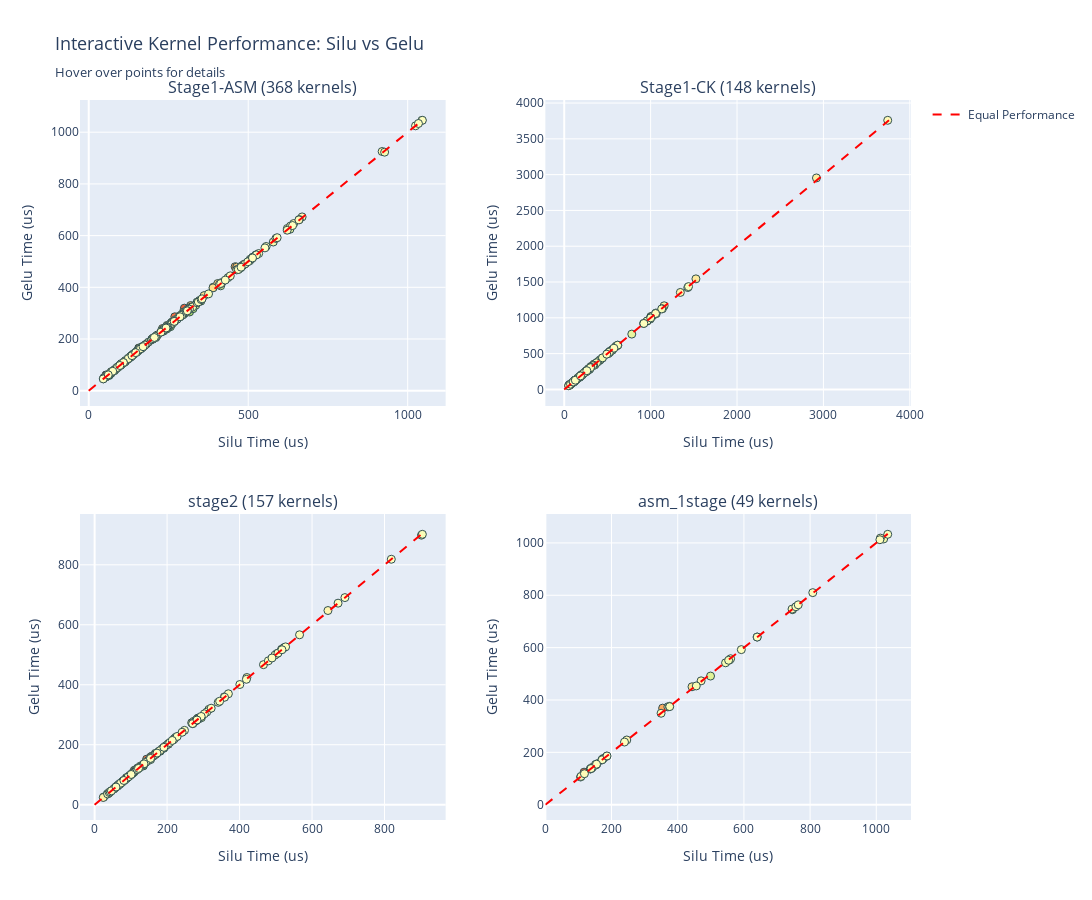

The notebook cell saved with this chart:
### Code cell
# Activation Comparison Table for Jupyter Notebook
# Copy these cells into moe_kernel_analysis.ipynb

# ============================================================================
# Cell 1: Load Data
# ============================================================================

# Load activation comparison results
act_df = pd.read_csv('../results_activation_comparison.csv')

# Filter valid results
valid_df = act_df[act_df['error'] != 'failed'].copy()
valid_df['error_pct'] = valid_df['error'].str.rstrip('%').astype(float)
valid_df = valid_df[valid_df['error_pct'] < 50.0]

print(f"Loaded {len(valid_df)} valid kernel results")
print(f"  Silu: {len(valid_df[valid_df['act_type'] == 'ActivationType.Silu'])}")
print(f"  Gelu: {len(valid_df[valid_df['act_type'] == 'ActivationType.Gelu'])}")

# ============================================================================
# Cell 2: Create Comparison Table
# ============================================================================

print("\nCreating Silu vs Gelu comparison table...")

# Normalize kernel names (remove activation)
def normalize_kernel_name(kernel_name):
    base = kernel_name
    if '_silu_' in base.lower():
        base = base.replace('_silu_', '_ACT_').replace('_Silu_', '_ACT_')
    elif '_gelu_' in base.lower():
        base = base.replace('_gelu_', '_ACT_').replace('_Gelu_', '_ACT_')
    return base

valid_df['kernel_base_name'] = valid_df['kernel_name'].apply(normalize_kernel_name)


# Define matching columns
match_cols = [
    'token', 'model_dim', 'inter_dim', 'expert', 'topk',
    'dtype', 'q_dtype_a', 'q_dtype_w', 'q_type',
    'use_g1u1', 'doweight_stage1',
    'stage', 'block_m', 'kernel_type', 'tile_m', 'tile_n',
    'kernel_base_name'
]

# Separate Silu and Gelu
silu_df = valid_df[valid_df['act_type'] == 'ActivationType.Silu'].copy()
gelu_df = valid_df[valid_df['act_type'] == 'ActivationType.Gelu'].copy()

# Merge on matching columns
comparison = silu_df.merge(
    gelu_df,
    on=match_cols,
    how='inner',
    suffixes=('_silu', '_gelu')
)

# Calculate differences
comparison['time_diff_us'] = comparison['time_us_gelu'] - comparison['time_us_silu']
comparison['time_diff_pct'] = (comparison['time_diff_us'] / comparison['time_us_silu']) * 100
comparison['faster'] = comparison.apply(
    lambda row: 'Silu' if row['time_us_silu'] < row['time_us_gelu'] else 'Gelu',
    axis=1
)

# Select display columns
display_cols = [
    'config_idx_silu', 'token', 'model_dim', 'expert', 'topk', 
    'stage', 'kernel_type', 'block_m',  # Added kernel_type and block_m
    'kernel_name_silu', 'kernel_name_gelu',
    'time_us_silu', 'time_us_gelu', 
    'time_diff_pct', 'faster',
    'error_silu', 'error_gelu'
]

result = comparison[display_cols].copy()
result = result.rename(columns={'config_idx_silu': 'config_idx'})

# Sort by absolute difference
result = result.sort_values('time_diff_pct', key=abs, ascending=False)

print(f"Matched kernel pairs: {len(result)}")
print(f"Silu faster: {(result['faster'] == 'Silu').sum()} ({(result['faster'] == 'Silu').sum()/len(result)*100:.1f}%)")
print(f"Gelu faster: {(result['faster'] == 'Gelu').sum()} ({(result['faster'] == 'Gelu').sum()/len(result)*100:.1f}%)")
print(f"Average difference: {result['time_diff_pct'].abs().mean():.2f}%")

# ============================================================================
# Cell 3: Display Table
# ============================================================================

print("\nComparison Table (sorted by largest performance difference):")
print("="*80)
display(result.head(20))

print("\n**Table Columns:**")
print("- time_us_silu: Kernel execution time with Silu activation")
print("- time_us_gelu: Kernel execution time with Gelu activation")
print("- time_diff_pct: Percentage difference (Gelu relative to Silu)")
print("  - Negative = Silu faster")
print("  - Positive = Gelu faster")
print("- faster: Which activation is faster for this kernel")

# ============================================================================
# Cell 4: Summary Statistics
# ============================================================================

print("\nSummary Statistics:")
print("="*80)

print(f"\nOverall:")
print(f"  Matched pairs: {len(result)}")
print(f"  Average |difference|: {result['time_diff_pct'].abs().mean():.2f}%")
print(f"  Median |difference|: {result['time_diff_pct'].abs().median():.2f}%")
print(f"  Max |difference|: {result['time_diff_pct'].abs().max():.2f}%")

print(f"\nBy Stage:")
for stage in result['stage'].unique():
    stage_data = result[result['stage'] == stage]
    print(f"  {stage}: {len(stage_data)} kernels, avg diff = {stage_data['time_diff_pct'].abs().mean():.2f}%")

if 'kernel_type' in result.columns:
    print(f"\nBy Kernel Type:")
    for ktype in result['kernel_type'].unique():
        ktype_data = result[result['kernel_type'] == ktype]
        silu_wins = (ktype_data['faster'] == 'Silu').sum()
        print(f"  {ktype}: Silu wins {silu_wins}/{len(ktype_data)} ({silu_wins/len(ktype_data)*100:.1f}%)")

# ============================================================================
# Cell 5: Interactive Visualization (2x2 Grid with Plotly)
# ============================================================================

import plotly.graph_objects as go
from plotly.subplots import make_subplots

# Create plot groups (stage1-asm, stage1-ck, stage2, asm_1stage)
plot_groups = []

stage1_data = result[result['stage'] == 'stage1']
for ktype in sorted(stage1_data['kernel_type'].unique()):
    data = stage1_data[stage1_data['kernel_type'] == ktype]
    plot_groups.append((f'Stage1-{ktype.upper()}', data))

for stage in ['stage2', 'asm_1stage']:
    stage_data = result[result['stage'] == stage]
    if len(stage_data) > 0:
        plot_groups.append((stage, stage_data))

# Create 2x2 subplot grid
fig = make_subplots(
    rows=2, cols=2,
    subplot_titles=[f'{label} ({len(data)} kernels)' for label, data in plot_groups],
    horizontal_spacing=0.12,
    vertical_spacing=0.15
)

for idx, (label, data) in enumerate(plot_groups):
    row = (idx // 2) + 1
    col = (idx % 2) + 1
    
    # Create hover text with kernel details
    hover_text = []
    for _, r in data.iterrows():
        block_m_info = f"block_m={r['block_m']}<br>" if 'block_m' in data.columns else ""
        text = (f"<b>Config #{r['config_idx']}</b><br>"
                f"Token={r['token']}, Model={r['model_dim']}, Expert={r['expert']}, TopK={r['topk']}<br>"
                f"{block_m_info}"
                f"<br><b>Silu Kernel:</b><br>{r['kernel_name_silu'][:80]}<br>"
                f"Time: {r['time_us_silu']:.2f} us (err={r['error_silu']})<br>"
                f"<br><b>Gelu Kernel:</b><br>{r['kernel_name_gelu'][:80]}<br>"
                f"Time: {r['time_us_gelu']:.2f} us (err={r['error_gelu']})<br>"
                f"<br><b>Performance:</b> {r['time_diff_pct']:.2f}% ({r['faster']} faster)")
        hover_text.append(text)
    
    # Add scatter trace
    fig.add_trace(
        go.Scatter(
            x=data['time_us_silu'],
            y=data['time_us_gelu'],
            mode='markers',
            marker=dict(
                size=8,
                color=data['time_diff_pct'],
                colorscale='RdYlGn_r',
                cmin=-10,
                cmax=10,
                showscale=False,  # Remove colorbar
                line=dict(width=1, color='DarkSlateGray')
            ),
            hovertext=hover_text,
            hoverinfo='text',
            name=label,
            showlegend=False
        ),
        row=row, col=col
    )
    
    # Add diagonal line (equal performance)
    if len(data) > 0:
        max_val = max(data['time_us_silu'].max(), data['time_us_gelu'].max())
        fig.add_trace(
            go.Scatter(
                x=[0, max_val],
                y=[0, max_val],
                mode='lines',
                line=dict(color='red', dash='dash', width=2),
                name='Equal Performance',
                showlegend=(idx == 0),
                hoverinfo='skip'
            ),
            row=row, col=col
        )
    
    # Update axes
    fig.update_xaxes(title_text='Silu Time (us)', row=row, col=col)
    fig.update_yaxes(title_text='Gelu Time (us)', row=row, col=col)

# Update layout
fig.update_layout(
    height=900,
    width=1400,
    title_text='Interactive Kernel Performance: Silu vs Gelu<br><sub>Hover over points for details</sub>',
    title_font_size=18,
    showlegend=True,
    hovermode='closest'
)

fig.show()

print("\n✅ Interactive Features:")
print("  - Hover over any point to see full kernel details")
print("  - Zoom: Click and drag to select area")
print("  - Pan: Hold shift and drag")
print("  - Reset: Double-click")
print("\n📊 Color Legend:")
print("  - Red (above diagonal) = Gelu is SLOWER")
print("  - Green (below diagonal) = Gelu is FASTER")
print("  - White (on diagonal) = Equal performance")

### Figure 1 — Plotly figure (JSON) as saved in the notebook; plotly's stock layout.template omitted (floating-point values rounded to 4 significant figures; data arrays with more than 128 entries replaced by an {"elided": "..."} marker saying what was removed)
{"data": [{"hoverinfo": "text", "hovertext": {"elided": "368 str values"}, "marker": {"cmax": 10, "cmin": -10, "color": {"elided": "368 float values"}, "colorscale": [[0, "rgb(0,104,55)"], [0.1, "rgb(26,152,80)"], [0.2, "rgb(102,189,99)"], [0.3, "rgb(166,217,106)"], [0.4, "rgb(217,239,139)"], [0.5, "rgb(255,255,191)"], [0.6, "rgb(254,224,139)"], [0.7, "rgb(253,174,97)"], [0.8, "rgb(244,109,67)"], [0.9, "rgb(215,48,39)"], [1, "rgb(165,0,38)"]], "line": {"color": "DarkSlateGray", "width": 1}, "showscale": false, "size": 8}, "mode": "markers", "name": "Stage1-ASM", "showlegend": false, "type": "scatter", "x": {"elided": "368 float values"}, "xaxis": "x", "y": {"elided": "368 float values"}, "yaxis": "y"}, {"hoverinfo": "skip", "line": {"color": "red", "dash": "dash", "width": 2}, "mode": "lines", "name": "Equal Performance", "showlegend": true, "type": "scatter", "x": [0, 1046.0], "xaxis": "x", "y": [0, 1046.0], "yaxis": "y"}, {"hoverinfo": "text", "hovertext": {"elided": "148 str values"}, "marker": {"cmax": 10, "cmin": -10, "color": {"elided": "148 float values"}, "colorscale": [[0, "rgb(0,104,55)"], [0.1, "rgb(26,152,80)"], [0.2, "rgb(102,189,99)"], [0.3, "rgb(166,217,106)"], [0.4, "rgb(217,239,139)"], [0.5, "rgb(255,255,191)"], [0.6, "rgb(254,224,139)"], [0.7, "rgb(253,174,97)"], [0.8, "rgb(244,109,67)"], [0.9, "rgb(215,48,39)"], [1, "rgb(165,0,38)"]], "line": {"color": "DarkSlateGray", "width": 1}, "showscale": false, "size": 8}, "mode": "markers", "name": "Stage1-CK", "showlegend": false, "type": "scatter", "x": {"elided": "148 float values"}, "xaxis": "x2", "y": {"elided": "148 float values"}, "yaxis": "y2"}, {"hoverinfo": "skip", "line": {"color": "red", "dash": "dash", "width": 2}, "mode": "lines", "name": "Equal Performance", "showlegend": false, "type": "scatter", "x": [0, 3759.0], "xaxis": "x2", "y": [0, 3759.0], "yaxis": "y2"}, {"hoverinfo": "text", "hovertext": {"elided": "157 str values"}, "marker": {"cmax": 10, "cmin": -10, "color": {"elided": "157 float values"}, "colorscale": [[0, "rgb(0,104,55)"], [0.1, "rgb(26,152,80)"], [0.2, "rgb(102,189,99)"], [0.3, "rgb(166,217,106)"], [0.4, "rgb(217,239,139)"], [0.5, "rgb(255,255,191)"], [0.6, "rgb(254,224,139)"], [0.7, "rgb(253,174,97)"], [0.8, "rgb(244,109,67)"], [0.9, "rgb(215,48,39)"], [1, "rgb(165,0,38)"]], "line": {"color": "DarkSlateGray", "width": 1}, "showscale": false, "size": 8}, "mode": "markers", "name": "stage2", "showlegend": false, "type": "scatter", "x": {"elided": "157 float values"}, "xaxis": "x3", "y": {"elided": "157 float values"}, "yaxis": "y3"}, {"hoverinfo": "skip", "line": {"color": "red", "dash": "dash", "width": 2}, "mode": "lines", "name": "Equal Performance", "showlegend": false, "type": "scatter", "x": [0, 904.4], "xaxis": "x3", "y": [0, 904.4], "yaxis": "y3"}, {"hoverinfo": "text", "hovertext": ["<b>Config #26</b><br>Token=16, Model=5120, Expert=128, TopK=1<br>block_m=32<br><br><b>Silu Kernel:</b><br>_ZN5aiter50fmoe_bf16_pertokenFp8_g1u1_vs_tkw1_silu_1tg_32x256E<br>Time: 117.00 us (err=0.01%)<br><br><b>Gelu Kernel:</b><br>_ZN5aiter50fmoe_bf16_pertokenFp8_g1u1_vs_tkw1_gelu_1tg_32x256E<br>Time: 124.28 us (err=0.08%)<br><br><b>Performance:</b> 6.22% (Silu faster)", "<b>Config #42</b><br>Token=128, Model=7168, Expert=257, TopK=9<br>block_m=32<br><br><b>Silu Kernel:</b><br>_ZN5aiter47fmoe_bf16_blockscaleFp8_g1u1_vs_silu_1tg_32x256E<br>Time: 354.41 us (err=0.00%)<br><br><b>Gelu Kernel:</b><br>_ZN5aiter47fmoe_bf16_blockscaleFp8_g1u1_vs_gelu_1tg_32x256E<br>Time: 368.87 us (err=1.46%)<br><br><b>Performance:</b> 4.08% (Silu faster)", "<b>Config #8</b><br>Token=32, Model=7168, Expert=256, TopK=8<br>block_m=32<br><br><b>Silu Kernel:</b><br>_ZN5aiter53fmoe_bf16_pertokenFp8_g1u1_vs_tkw1_silu_1tg_ps_32x512E<br>Time: 443.17 us (err=0.00%)<br><br><b>Gelu Kernel:</b><br>_ZN5aiter53fmoe_bf16_pertokenFp8_g1u1_vs_tkw1_gelu_1tg_ps_32x512E<br>Time: 450.48 us (err=0.00%)<br><br><b>Performance:</b> 1.65% (Silu faster)", "<b>Config #24</b><br>Token=128, Model=7168, Expert=33, TopK=10<br>block_m=32<br><br><b>Silu Kernel:</b><br>_ZN5aiter45fmoe_bf16_pertokenFp8_g1u1_vs_silu_1tg_32x256E<br>Time: 499.14 us (err=0.02%)<br><br><b>Gelu Kernel:</b><br>_ZN5aiter45fmoe_bf16_pertokenFp8_g1u1_vs_gelu_1tg_32x256E<br>Time: 491.38 us (err=0.04%)<br><br><b>Performance:</b> -1.55% (Gelu faster)", "<b>Config #42</b><br>Token=128, Model=7168, Expert=257, TopK=9<br>block_m=32<br><br><b>Silu Kernel:</b><br>_ZN5aiter50fmoe_bf16_blockscaleFp8_g1u1_vs_silu_1tg_ps_32x256E<br>Time: 370.22 us (err=0.00%)<br><br><b>Gelu Kernel:</b><br>_ZN5aiter50fmoe_bf16_blockscaleFp8_g1u1_vs_gelu_1tg_ps_32x256E<br>Time: 373.57 us (err=1.45%)<br><br><b>Performance:</b> 0.91% (Silu faster)", "<b>Config #26</b><br>Token=16, Model=5120, Expert=128, TopK=1<br>block_m=32<br><br><b>Silu Kernel:</b><br>_ZN5aiter53fmoe_bf16_pertokenFp8_g1u1_vs_tkw1_silu_1tg_ps_32x512E<br>Time: 175.18 us (err=0.00%)<br><br><b>Gelu Kernel:</b><br>_ZN5aiter53fmoe_bf16_pertokenFp8_g1u1_vs_tkw1_gelu_1tg_ps_32x512E<br>Time: 176.73 us (err=0.01%)<br><br><b>Performance:</b> 0.89% (Silu faster)", "<b>Config #22</b><br>Token=1024, Model=7168, Expert=256, TopK=8<br>block_m=32<br><br><b>Silu Kernel:</b><br>_ZN5aiter49fmoe_bf16_blockscaleFp8_g1u1_novs_silu_1tg_32x256E<br>Time: 1022.30 us (err=0.00%)<br><br><b>Gelu Kernel:</b><br>_ZN5aiter49fmoe_bf16_blockscaleFp8_g1u1_novs_gelu_1tg_32x256E<br>Time: 1015.00 us (err=10.33%)<br><br><b>Performance:</b> -0.71% (Gelu faster)", "<b>Config #8</b><br>Token=32, Model=7168, Expert=256, TopK=8<br>block_m=32<br><br><b>Silu Kernel:</b><br>_ZN5aiter53fmoe_bf16_pertokenFp8_g1u1_vs_tkw1_silu_1tg_ps_32x128E<br>Time: 556.45 us (err=0.00%)<br><br><b>Gelu Kernel:</b><br>_ZN5aiter53fmoe_bf16_pertokenFp8_g1u1_vs_tkw1_gelu_1tg_ps_32x128E<br>Time: 552.61 us (err=0.00%)<br><br><b>Performance:</b> -0.69% (Gelu faster)", "<b>Config #26</b><br>Token=16, Model=5120, Expert=128, TopK=1<br>block_m=32<br><br><b>Silu Kernel:</b><br>_ZN5aiter50fmoe_bf16_pertokenFp8_g1u1_vs_tkw1_silu_1tg_32x128E<br>Time: 106.49 us (err=0.02%)<br><br><b>Gelu Kernel:</b><br>_ZN5aiter50fmoe_bf16_pertokenFp8_g1u1_vs_tkw1_gelu_1tg_32x128E<br>Time: 105.79 us (err=0.09%)<br><br><b>Performance:</b> -0.66% (Gelu faster)", "<b>Config #26</b><br>Token=16, Model=5120, Expert=128, TopK=1<br>block_m=32<br><br><b>Silu Kernel:</b><br>_ZN5aiter50fmoe_bf16_pertokenFp8_g1u1_vs_tkw1_silu_1tg_32x512E<br>Time: 172.73 us (err=0.00%)<br><br><b>Gelu Kernel:</b><br>_ZN5aiter50fmoe_bf16_pertokenFp8_g1u1_vs_tkw1_gelu_1tg_32x512E<br>Time: 173.85 us (err=0.01%)<br><br><b>Performance:</b> 0.65% (Silu faster)", "<b>Config #34</b><br>Token=4, Model=7168, Expert=257, TopK=9<br>block_m=32<br><br><b>Silu Kernel:</b><br>_ZN5aiter52fmoe_bf16_blockscaleFp8_g1u1_novs_silu_1tg_ps_32x256E<br>Time: 152.87 us (err=0.00%)<br><br><b>Gelu Kernel:</b><br>_ZN5aiter52fmoe_bf16_blockscaleFp8_g1u1_novs_gelu_1tg_ps_32x256E<br>Time: 153.81 us (err=1.15%)<br><br><b>Performance:</b> 0.61% (Silu faster)", "<b>Config #22</b><br>Token=1024, Model=7168, Expert=256, TopK=8<br>block_m=32<br><br><b>Silu Kernel:</b><br>_ZN5aiter52fmoe_bf16_blockscaleFp8_g1u1_novs_silu_1tg_ps_32x256E<br>Time: 1012.41 us (err=0.00%)<br><br><b>Gelu Kernel:</b><br>_ZN5aiter52fmoe_bf16_blockscaleFp8_g1u1_novs_gelu_1tg_ps_32x256E<br>Time: 1018.46 us (err=10.33%)<br><br><b>Performance:</b> 0.60% (Silu faster)", "<b>Config #24</b><br>Token=128, Model=7168, Expert=33, TopK=10<br>block_m=32<br><br><b>Silu Kernel:</b><br>_ZN5aiter48fmoe_bf16_pertokenFp8_g1u1_vs_silu_1tg_ps_32x256E<br>Time: 470.68 us (err=0.02%)<br><br><b>Gelu Kernel:</b><br>_ZN5aiter48fmoe_bf16_pertokenFp8_g1u1_vs_gelu_1tg_ps_32x256E<br>Time: 473.14 us (err=0.04%)<br><br><b>Performance:</b> 0.52% (Silu faster)", "<b>Config #8</b><br>Token=32, Model=7168, Expert=256, TopK=8<br>block_m=32<br><br><b>Silu Kernel:</b><br>_ZN5aiter50fmoe_bf16_pertokenFp8_g1u1_vs_tkw1_silu_1tg_32x512E<br>Time: 456.07 us (err=0.00%)<br><br><b>Gelu Kernel:</b><br>_ZN5aiter50fmoe_bf16_pertokenFp8_g1u1_vs_tkw1_gelu_1tg_32x512E<br>Time: 453.70 us (err=0.00%)<br><br><b>Performance:</b> -0.52% (Gelu faster)", "<b>Config #34</b><br>Token=4, Model=7168, Expert=257, TopK=9<br>block_m=32<br><br><b>Silu Kernel:</b><br>_ZN5aiter47fmoe_bf16_blockscaleFp8_g1u1_vs_silu_1tg_32x256E<br>Time: 136.24 us (err=0.00%)<br><br><b>Gelu Kernel:</b><br>_ZN5aiter47fmoe_bf16_blockscaleFp8_g1u1_vs_gelu_1tg_32x256E<br>Time: 136.93 us (err=1.19%)<br><br><b>Performance:</b> 0.51% (Silu faster)", "<b>Config #4</b><br>Token=4, Model=7168, Expert=256, TopK=8<br>block_m=32<br><br><b>Silu Kernel:</b><br>_ZN5aiter52fmoe_bf16_blockscaleFp8_g1u1_novs_silu_1tg_ps_32x256E<br>Time: 152.18 us (err=0.00%)<br><br><b>Gelu Kernel:</b><br>_ZN5aiter52fmoe_bf16_blockscaleFp8_g1u1_novs_gelu_1tg_ps_32x256E<br>Time: 152.93 us (err=1.71%)<br><br><b>Performance:</b> 0.49% (Silu faster)", "<b>Config #40</b><br>Token=32, Model=7168, Expert=256, TopK=8<br>block_m=32<br><br><b>Silu Kernel:</b><br>_ZN5aiter48fmoe_bf16_pertokenFp8_g1u1_vs_silu_1tg_ps_32x256E<br>Time: 246.04 us (err=0.00%)<br><br><b>Gelu Kernel:</b><br>_ZN5aiter48fmoe_bf16_pertokenFp8_g1u1_vs_gelu_1tg_ps_32x256E<br>Time: 247.21 us (err=0.00%)<br><br><b>Performance:</b> 0.47% (Silu faster)", "<b>Config #8</b><br>Token=32, Model=7168, Expert=256, TopK=8<br>block_m=32<br><br><b>Silu Kernel:</b><br>_ZN5aiter50fmoe_bf16_pertokenFp8_g1u1_vs_tkw1_silu_1tg_32x128E<br>Time: 544.57 us (err=0.00%)<br><br><b>Gelu Kernel:</b><br>_ZN5aiter50fmoe_bf16_pertokenFp8_g1u1_vs_tkw1_gelu_1tg_32x128E<br>Time: 542.09 us (err=0.00%)<br><br><b>Performance:</b> -0.45% (Gelu faster)", "<b>Config #8</b><br>Token=32, Model=7168, Expert=256, TopK=8<br>block_m=32<br><br><b>Silu Kernel:</b><br>_ZN5aiter53fmoe_bf16_pertokenFp8_g1u1_vs_tkw1_silu_1tg_ps_32x256E<br>Time: 559.80 us (err=0.00%)<br><br><b>Gelu Kernel:</b><br>_ZN5aiter53fmoe_bf16_pertokenFp8_g1u1_vs_tkw1_gelu_1tg_ps_32x256E<br>Time: 557.61 us (err=0.00%)<br><br><b>Performance:</b> -0.39% (Gelu faster)", "<b>Config #8</b><br>Token=32, Model=7168, Expert=256, TopK=8<br>block_m=32<br><br><b>Silu Kernel:</b><br>_ZN5aiter50fmoe_bf16_pertokenFp8_g1u1_vs_tkw1_silu_1tg_32x256E<br>Time: 553.83 us (err=0.00%)<br><br><b>Gelu Kernel:</b><br>_ZN5aiter50fmoe_bf16_pertokenFp8_g1u1_vs_tkw1_gelu_1tg_32x256E<br>Time: 551.70 us (err=0.00%)<br><br><b>Performance:</b> -0.39% (Gelu faster)", "<b>Config #32</b><br>Token=8, Model=7168, Expert=256, TopK=8<br>block_m=32<br><br><b>Silu Kernel:</b><br>_ZN5aiter50fmoe_bf16_blockscaleFp8_g1u1_vs_silu_1tg_ps_32x256E<br>Time: 142.08 us (err=0.00%)<br><br><b>Gelu Kernel:</b><br>_ZN5aiter50fmoe_bf16_blockscaleFp8_g1u1_vs_gelu_1tg_ps_32x256E<br>Time: 142.57 us (err=1.89%)<br><br><b>Performance:</b> 0.34% (Silu faster)", "<b>Config #26</b><br>Token=16, Model=5120, Expert=128, TopK=1<br>block_m=32<br><br><b>Silu Kernel:</b><br>_ZN5aiter53fmoe_bf16_pertokenFp8_g1u1_vs_tkw1_silu_1tg_ps_32x128E<br>Time: 107.67 us (err=0.02%)<br><br><b>Gelu Kernel:</b><br>_ZN5aiter53fmoe_bf16_pertokenFp8_g1u1_vs_tkw1_gelu_1tg_ps_32x128E<br>Time: 108.03 us (err=0.10%)<br><br><b>Performance:</b> 0.33% (Silu faster)", "<b>Config #2</b><br>Token=16, Model=7168, Expert=256, TopK=8<br>block_m=32<br><br><b>Silu Kernel:</b><br>_ZN5aiter50fmoe_bf16_pertokenFp8_g1u1_vs_tkw1_silu_1tg_32x128E<br>Time: 170.56 us (err=0.00%)<br><br><b>Gelu Kernel:</b><br>_ZN5aiter50fmoe_bf16_pertokenFp8_g1u1_vs_tkw1_gelu_1tg_32x128E<br>Time: 171.05 us (err=0.00%)<br><br><b>Performance:</b> 0.29% (Silu faster)", "<b>Config #4</b><br>Token=4, Model=7168, Expert=256, TopK=8<br>block_m=32<br><br><b>Silu Kernel:</b><br>_ZN5aiter47fmoe_bf16_blockscaleFp8_g1u1_vs_silu_1tg_32x256E<br>Time: 135.98 us (err=0.00%)<br><br><b>Gelu Kernel:</b><br>_ZN5aiter47fmoe_bf16_blockscaleFp8_g1u1_vs_gelu_1tg_32x256E<br>Time: 136.36 us (err=1.72%)<br><br><b>Performance:</b> 0.28% (Silu faster)", "<b>Config #42</b><br>Token=128, Model=7168, Expert=257, TopK=9<br>block_m=32<br><br><b>Silu Kernel:</b><br>_ZN5aiter52fmoe_bf16_blockscaleFp8_g1u1_novs_silu_1tg_ps_32x256E<br>Time: 374.71 us (err=0.00%)<br><br><b>Gelu Kernel:</b><br>_ZN5aiter52fmoe_bf16_blockscaleFp8_g1u1_novs_gelu_1tg_ps_32x256E<br>Time: 375.75 us (err=1.46%)<br><br><b>Performance:</b> 0.28% (Silu faster)", "<b>Config #54</b><br>Token=256, Model=7168, Expert=256, TopK=8<br>block_m=32<br><br><b>Silu Kernel:</b><br>_ZN5aiter48fmoe_bf16_pertokenFp8_g1u1_vs_silu_1tg_ps_32x512E<br>Time: 747.05 us (err=0.00%)<br><br><b>Gelu Kernel:</b><br>_ZN5aiter48fmoe_bf16_pertokenFp8_g1u1_vs_gelu_1tg_ps_32x512E<br>Time: 745.00 us (err=0.00%)<br><br><b>Performance:</b> -0.27% (Gelu faster)", "<b>Config #42</b><br>Token=128, Model=7168, Expert=257, TopK=9<br>block_m=32<br><br><b>Silu Kernel:</b><br>_ZN5aiter49fmoe_bf16_blockscaleFp8_g1u1_novs_silu_1tg_32x256E<br>Time: 375.71 us (err=0.00%)<br><br><b>Gelu Kernel:</b><br>_ZN5aiter49fmoe_bf16_blockscaleFp8_g1u1_novs_gelu_1tg_32x256E<br>Time: 374.70 us (err=1.45%)<br><br><b>Performance:</b> -0.27% (Gelu faster)", "<b>Config #32</b><br>Token=8, Model=7168, Expert=256, TopK=8<br>block_m=32<br><br><b>Silu Kernel:</b><br>_ZN5aiter47fmoe_bf16_blockscaleFp8_g1u1_vs_silu_1tg_32x256E<br>Time: 139.72 us (err=0.00%)<br><br><b>Gelu Kernel:</b><br>_ZN5aiter47fmoe_bf16_blockscaleFp8_g1u1_vs_gelu_1tg_32x256E<br>Time: 140.09 us (err=1.88%)<br><br><b>Performance:</b> 0.27% (Silu faster)", "<b>Config #26</b><br>Token=16, Model=5120, Expert=128, TopK=1<br>block_m=32<br><br><b>Silu Kernel:</b><br>_ZN5aiter53fmoe_bf16_pertokenFp8_g1u1_vs_tkw1_silu_1tg_ps_32x256E<br>Time: 118.08 us (err=0.01%)<br><br><b>Gelu Kernel:</b><br>_ZN5aiter53fmoe_bf16_pertokenFp8_g1u1_vs_tkw1_gelu_1tg_ps_32x256E<br>Time: 118.39 us (err=0.09%)<br><br><b>Performance:</b> 0.26% (Silu faster)", "<b>Config #54</b><br>Token=256, Model=7168, Expert=256, TopK=8<br>block_m=32<br><br><b>Silu Kernel:</b><br>_ZN5aiter48fmoe_bf16_pertokenFp8_g1u1_vs_silu_1tg_ps_32x128E<br>Time: 808.10 us (err=0.00%)<br><br><b>Gelu Kernel:</b><br>_ZN5aiter48fmoe_bf16_pertokenFp8_g1u1_vs_gelu_1tg_ps_32x128E<br>Time: 810.01 us (err=0.00%)<br><br><b>Performance:</b> 0.24% (Silu faster)", "<b>Config #34</b><br>Token=4, Model=7168, Expert=257, TopK=9<br>block_m=32<br><br><b>Silu Kernel:</b><br>_ZN5aiter49fmoe_bf16_blockscaleFp8_g1u1_novs_silu_1tg_32x256E<br>Time: 151.84 us (err=0.00%)<br><br><b>Gelu Kernel:</b><br>_ZN5aiter49fmoe_bf16_blockscaleFp8_g1u1_novs_gelu_1tg_32x256E<br>Time: 152.19 us (err=1.20%)<br><br><b>Performance:</b> 0.23% (Silu faster)", "<b>Config #54</b><br>Token=256, Model=7168, Expert=256, TopK=8<br>block_m=32<br><br><b>Silu Kernel:</b><br>_ZN5aiter45fmoe_bf16_pertokenFp8_g1u1_vs_silu_1tg_32x512E<br>Time: 745.37 us (err=0.00%)<br><br><b>Gelu Kernel:</b><br>_ZN5aiter45fmoe_bf16_pertokenFp8_g1u1_vs_gelu_1tg_32x512E<br>Time: 747.07 us (err=0.00%)<br><br><b>Performance:</b> 0.23% (Silu faster)", "<b>Config #22</b><br>Token=1024, Model=7168, Expert=256, TopK=8<br>block_m=32<br><br><b>Silu Kernel:</b><br>_ZN5aiter50fmoe_bf16_blockscaleFp8_g1u1_vs_silu_1tg_ps_32x256E<br>Time: 1034.56 us (err=0.00%)<br><br><b>Gelu Kernel:</b><br>_ZN5aiter50fmoe_bf16_blockscaleFp8_g1u1_vs_gelu_1tg_ps_32x256E<br>Time: 1032.88 us (err=10.33%)<br><br><b>Performance:</b> -0.16% (Gelu faster)", "<b>Config #34</b><br>Token=4, Model=7168, Expert=257, TopK=9<br>block_m=32<br><br><b>Silu Kernel:</b><br>_ZN5aiter50fmoe_bf16_blockscaleFp8_g1u1_vs_silu_1tg_ps_32x256E<br>Time: 139.02 us (err=0.00%)<br><br><b>Gelu Kernel:</b><br>_ZN5aiter50fmoe_bf16_blockscaleFp8_g1u1_vs_gelu_1tg_ps_32x256E<br>Time: 139.22 us (err=1.19%)<br><br><b>Performance:</b> 0.15% (Silu faster)", "<b>Config #22</b><br>Token=1024, Model=7168, Expert=256, TopK=8<br>block_m=32<br><br><b>Silu Kernel:</b><br>_ZN5aiter47fmoe_bf16_blockscaleFp8_g1u1_vs_silu_1tg_32x256E<br>Time: 1010.93 us (err=0.00%)<br><br><b>Gelu Kernel:</b><br>_ZN5aiter47fmoe_bf16_blockscaleFp8_g1u1_vs_gelu_1tg_32x256E<br>Time: 1012.21 us (err=10.33%)<br><br><b>Performance:</b> 0.13% (Silu faster)", "<b>Config #2</b><br>Token=16, Model=7168, Expert=256, TopK=8<br>block_m=32<br><br><b>Silu Kernel:</b><br>_ZN5aiter50fmoe_bf16_pertokenFp8_g1u1_vs_tkw1_silu_1tg_32x256E<br>Time: 185.12 us (err=0.00%)<br><br><b>Gelu Kernel:</b><br>_ZN5aiter50fmoe_bf16_pertokenFp8_g1u1_vs_tkw1_gelu_1tg_32x256E<br>Time: 184.90 us (err=0.00%)<br><br><b>Performance:</b> -0.12% (Gelu faster)", "<b>Config #40</b><br>Token=32, Model=7168, Expert=256, TopK=8<br>block_m=32<br><br><b>Silu Kernel:</b><br>_ZN5aiter48fmoe_bf16_pertokenFp8_g1u1_vs_silu_1tg_ps_32x128E<br>Time: 349.67 us (err=0.00%)<br><br><b>Gelu Kernel:</b><br>_ZN5aiter48fmoe_bf16_pertokenFp8_g1u1_vs_gelu_1tg_ps_32x128E<br>Time: 349.29 us (err=0.00%)<br><br><b>Performance:</b> -0.11% (Gelu faster)", "<b>Config #54</b><br>Token=256, Model=7168, Expert=256, TopK=8<br>block_m=32<br><br><b>Silu Kernel:</b><br>_ZN5aiter45fmoe_bf16_pertokenFp8_g1u1_vs_silu_1tg_32x256E<br>Time: 756.96 us (err=0.00%)<br><br><b>Gelu Kernel:</b><br>_ZN5aiter45fmoe_bf16_pertokenFp8_g1u1_vs_gelu_1tg_32x256E<br>Time: 756.21 us (err=0.00%)<br><br><b>Performance:</b> -0.10% (Gelu faster)", "<b>Config #4</b><br>Token=4, Model=7168, Expert=256, TopK=8<br>block_m=32<br><br><b>Silu Kernel:</b><br>_ZN5aiter49fmoe_bf16_blockscaleFp8_g1u1_novs_silu_1tg_32x256E<br>Time: 151.16 us (err=0.00%)<br><br><b>Gelu Kernel:</b><br>_ZN5aiter49fmoe_bf16_blockscaleFp8_g1u1_novs_gelu_1tg_32x256E<br>Time: 151.03 us (err=1.70%)<br><br><b>Performance:</b> -0.08% (Gelu faster)", "<b>Config #24</b><br>Token=128, Model=7168, Expert=33, TopK=10<br>block_m=32<br><br><b>Silu Kernel:</b><br>_ZN5aiter48fmoe_bf16_pertokenFp8_g1u1_vs_silu_1tg_ps_32x512E<br>Time: 640.07 us (err=0.01%)<br><br><b>Gelu Kernel:</b><br>_ZN5aiter48fmoe_bf16_pertokenFp8_g1u1_vs_gelu_1tg_ps_32x512E<br>Time: 640.60 us (err=0.02%)<br><br><b>Performance:</b> 0.08% (Silu faster)", "<b>Config #40</b><br>Token=32, Model=7168, Expert=256, TopK=8<br>block_m=32<br><br><b>Silu Kernel:</b><br>_ZN5aiter45fmoe_bf16_pertokenFp8_g1u1_vs_silu_1tg_32x256E<br>Time: 239.15 us (err=0.00%)<br><br><b>Gelu Kernel:</b><br>_ZN5aiter45fmoe_bf16_pertokenFp8_g1u1_vs_gelu_1tg_32x256E<br>Time: 239.34 us (err=0.00%)<br><br><b>Performance:</b> 0.08% (Silu faster)", "<b>Config #54</b><br>Token=256, Model=7168, Expert=256, TopK=8<br>block_m=32<br><br><b>Silu Kernel:</b><br>_ZN5aiter48fmoe_bf16_pertokenFp8_g1u1_vs_silu_1tg_ps_32x256E<br>Time: 764.10 us (err=0.00%)<br><br><b>Gelu Kernel:</b><br>_ZN5aiter48fmoe_bf16_pertokenFp8_g1u1_vs_gelu_1tg_ps_32x256E<br>Time: 763.53 us (err=0.00%)<br><br><b>Performance:</b> -0.08% (Gelu faster)", "<b>Config #32</b><br>Token=8, Model=7168, Expert=256, TopK=8<br>block_m=32<br><br><b>Silu Kernel:</b><br>_ZN5aiter52fmoe_bf16_blockscaleFp8_g1u1_novs_silu_1tg_ps_32x256E<br>Time: 156.19 us (err=0.00%)<br><br><b>Gelu Kernel:</b><br>_ZN5aiter52fmoe_bf16_blockscaleFp8_g1u1_novs_gelu_1tg_ps_32x256E<br>Time: 156.24 us (err=1.88%)<br><br><b>Performance:</b> 0.03% (Silu faster)", "<b>Config #24</b><br>Token=128, Model=7168, Expert=33, TopK=10<br>block_m=32<br><br><b>Silu Kernel:</b><br>_ZN5aiter48fmoe_bf16_pertokenFp8_g1u1_vs_silu_1tg_ps_32x128E<br>Time: 592.20 us (err=0.03%)<br><br><b>Gelu Kernel:</b><br>_ZN5aiter48fmoe_bf16_pertokenFp8_g1u1_vs_gelu_1tg_ps_32x128E<br>Time: 592.36 us (err=0.07%)<br><br><b>Performance:</b> 0.03% (Silu faster)", "<b>Config #2</b><br>Token=16, Model=7168, Expert=256, TopK=8<br>block_m=32<br><br><b>Silu Kernel:</b><br>_ZN5aiter53fmoe_bf16_pertokenFp8_g1u1_vs_tkw1_silu_1tg_ps_32x128E<br>Time: 171.69 us (err=0.00%)<br><br><b>Gelu Kernel:</b><br>_ZN5aiter53fmoe_bf16_pertokenFp8_g1u1_vs_tkw1_gelu_1tg_ps_32x128E<br>Time: 171.65 us (err=0.00%)<br><br><b>Performance:</b> -0.03% (Gelu faster)", "<b>Config #2</b><br>Token=16, Model=7168, Expert=256, TopK=8<br>block_m=32<br><br><b>Silu Kernel:</b><br>_ZN5aiter53fmoe_bf16_pertokenFp8_g1u1_vs_tkw1_silu_1tg_ps_32x256E<br>Time: 186.23 us (err=0.00%)<br><br><b>Gelu Kernel:</b><br>_ZN5aiter53fmoe_bf16_pertokenFp8_g1u1_vs_tkw1_gelu_1tg_ps_32x256E<br>Time: 186.26 us (err=0.00%)<br><br><b>Performance:</b> 0.02% (Silu faster)", "<b>Config #24</b><br>Token=128, Model=7168, Expert=33, TopK=10<br>block_m=32<br><br><b>Silu Kernel:</b><br>_ZN5aiter45fmoe_bf16_pertokenFp8_g1u1_vs_silu_1tg_32x512E<br>Time: 640.15 us (err=0.01%)<br><br><b>Gelu Kernel:</b><br>_ZN5aiter45fmoe_bf16_pertokenFp8_g1u1_vs_gelu_1tg_32x512E<br>Time: 640.26 us (err=0.02%)<br><br><b>Performance:</b> 0.02% (Silu faster)", "<b>Config #32</b><br>Token=8, Model=7168, Expert=256, TopK=8<br>block_m=32<br><br><b>Silu Kernel:</b><br>_ZN5aiter49fmoe_bf16_blockscaleFp8_g1u1_novs_silu_1tg_32x256E<br>Time: 154.63 us (err=0.00%)<br><br><b>Gelu Kernel:</b><br>_ZN5aiter49fmoe_bf16_blockscaleFp8_g1u1_novs_gelu_1tg_32x256E<br>Time: 154.66 us (err=1.88%)<br><br><b>Performance:</b> 0.02% (Silu faster)", "<b>Config #4</b><br>Token=4, Model=7168, Expert=256, TopK=8<br>block_m=32<br><br><b>Silu Kernel:</b><br>_ZN5aiter50fmoe_bf16_blockscaleFp8_g1u1_vs_silu_1tg_ps_32x256E<br>Time: 138.12 us (err=0.00%)<br><br><b>Gelu Kernel:</b><br>_ZN5aiter50fmoe_bf16_blockscaleFp8_g1u1_vs_gelu_1tg_ps_32x256E<br>Time: 138.11 us (err=1.72%)<br><br><b>Performance:</b> -0.01% (Gelu faster)"], "marker": {"cmax": 10, "cmin": -10, "color": [6.216, 4.08, 1.651, -1.555, 0.9061, 0.8869, -0.7135, -0.6892, -0.6606, 0.6513, 0.6146, 0.597, 0.523, -0.521, 0.5051, 0.4902, 0.474, -0.4547, -0.3913, -0.3858, 0.3428, 0.3346, 0.2884, 0.2775, 0.2773, -0.2737, -0.2681, 0.2675, 0.264, 0.2361, 0.2311, 0.2275, -0.1621, 0.1464, 0.1266, -0.1181, -0.1102, -0.09833, -0.08349, 0.0826, 0.08058, -0.07519, 0.03124, 0.02682, -0.02662, 0.01869, 0.01789, 0.01694, -0.006371], "colorscale": [[0, "rgb(0,104,55)"], [0.1, "rgb(26,152,80)"], [0.2, "rgb(102,189,99)"], [0.3, "rgb(166,217,106)"], [0.4, "rgb(217,239,139)"], [0.5, "rgb(255,255,191)"], [0.6, "rgb(254,224,139)"], [0.7, "rgb(253,174,97)"], [0.8, "rgb(244,109,67)"], [0.9, "rgb(215,48,39)"], [1, "rgb(165,0,38)"]], "line": {"color": "DarkSlateGray", "width": 1}, "showscale": false, "size": 8}, "mode": "markers", "name": "asm_1stage", "showlegend": false, "type": "scatter", "x": [117.0, 354.4, 443.2, 499.1, 370.2, 175.2, 1022.0, 556.4, 106.5, 172.7, 152.9, 1012.0, 470.7, 456.1, 136.2, 152.2, 246.0, 544.6, 559.8, 553.8, 142.1, 107.7, 170.6, 136.0, 374.7, 747.0, 375.7, 139.7, 118.1, 808.1, 151.8, 745.4, 1035.0, 139.0, 1011.0, 185.1, 349.7, 757.0, 151.2, 640.1, 239.1, 764.1, 156.2, 592.2, 171.7, 186.2, 640.1, 154.6, 138.1], "xaxis": "x4", "y": [124.3, 368.9, 450.5, 491.4, 373.6, 176.7, 1015.0, 552.6, 105.8, 173.9, 153.8, 1018.0, 473.1, 453.7, 136.9, 152.9, 247.2, 542.1, 557.6, 551.7, 142.6, 108.0, 171.0, 136.4, 375.7, 745.0, 374.7, 140.1, 118.4, 810.0, 152.2, 747.1, 1033.0, 139.2, 1012.0, 184.9, 349.3, 756.2, 151.0, 640.6, 239.3, 763.5, 156.2, 592.4, 171.6, 186.3, 640.3, 154.7, 138.1], "yaxis": "y4"}, {"hoverinfo": "skip", "line": {"color": "red", "dash": "dash", "width": 2}, "mode": "lines", "name": "Equal Performance", "showlegend": false, "type": "scatter", "x": [0, 1035.0], "xaxis": "x4", "y": [0, 1035.0], "yaxis": "y4"}], "layout": {"annotations": [{"font": {"size": 16}, "showarrow": false, "text": "Stage1-ASM (368 kernels)", "x": 0.22, "xanchor": "center", "xref": "paper", "y": 1, "yanchor": "bottom", "yref": "paper"}, {"font": {"size": 16}, "showarrow": false, "text": "Stage1-CK (148 kernels)", "x": 0.78, "xanchor": "center", "xref": "paper", "y": 1, "yanchor": "bottom", "yref": "paper"}, {"font": {"size": 16}, "showarrow": false, "text": "stage2 (157 kernels)", "x": 0.22, "xanchor": "center", "xref": "paper", "y": 0.425, "yanchor": "bottom", "yref": "paper"}, {"font": {"size": 16}, "showarrow": false, "text": "asm_1stage (49 kernels)", "x": 0.78, "xanchor": "center", "xref": "paper", "y": 0.425, "yanchor": "bottom", "yref": "paper"}], "height": 900, "hovermode": "closest", "showlegend": true, "title": {"font": {"size": 18}, "text": "Interactive Kernel Performance: Silu vs Gelu<br><sub>Hover over points for details</sub>"}, "width": 1400, "xaxis": {"anchor": "y", "domain": [0, 0.44], "title": {"text": "Silu Time (us)"}}, "xaxis2": {"anchor": "y2", "domain": [0.56, 1], "title": {"text": "Silu Time (us)"}}, "xaxis3": {"anchor": "y3", "domain": [0, 0.44], "title": {"text": "Silu Time (us)"}}, "xaxis4": {"anchor": "y4", "domain": [0.56, 1], "title": {"text": "Silu Time (us)"}}, "yaxis": {"anchor": "x", "domain": [0.575, 1], "title": {"text": "Gelu Time (us)"}}, "yaxis2": {"anchor": "x2", "domain": [0.575, 1], "title": {"text": "Gelu Time (us)"}}, "yaxis3": {"anchor": "x3", "domain": [0, 0.425], "title": {"text": "Gelu Time (us)"}}, "yaxis4": {"anchor": "x4", "domain": [0, 0.425], "title": {"text": "Gelu Time (us)"}}}}
